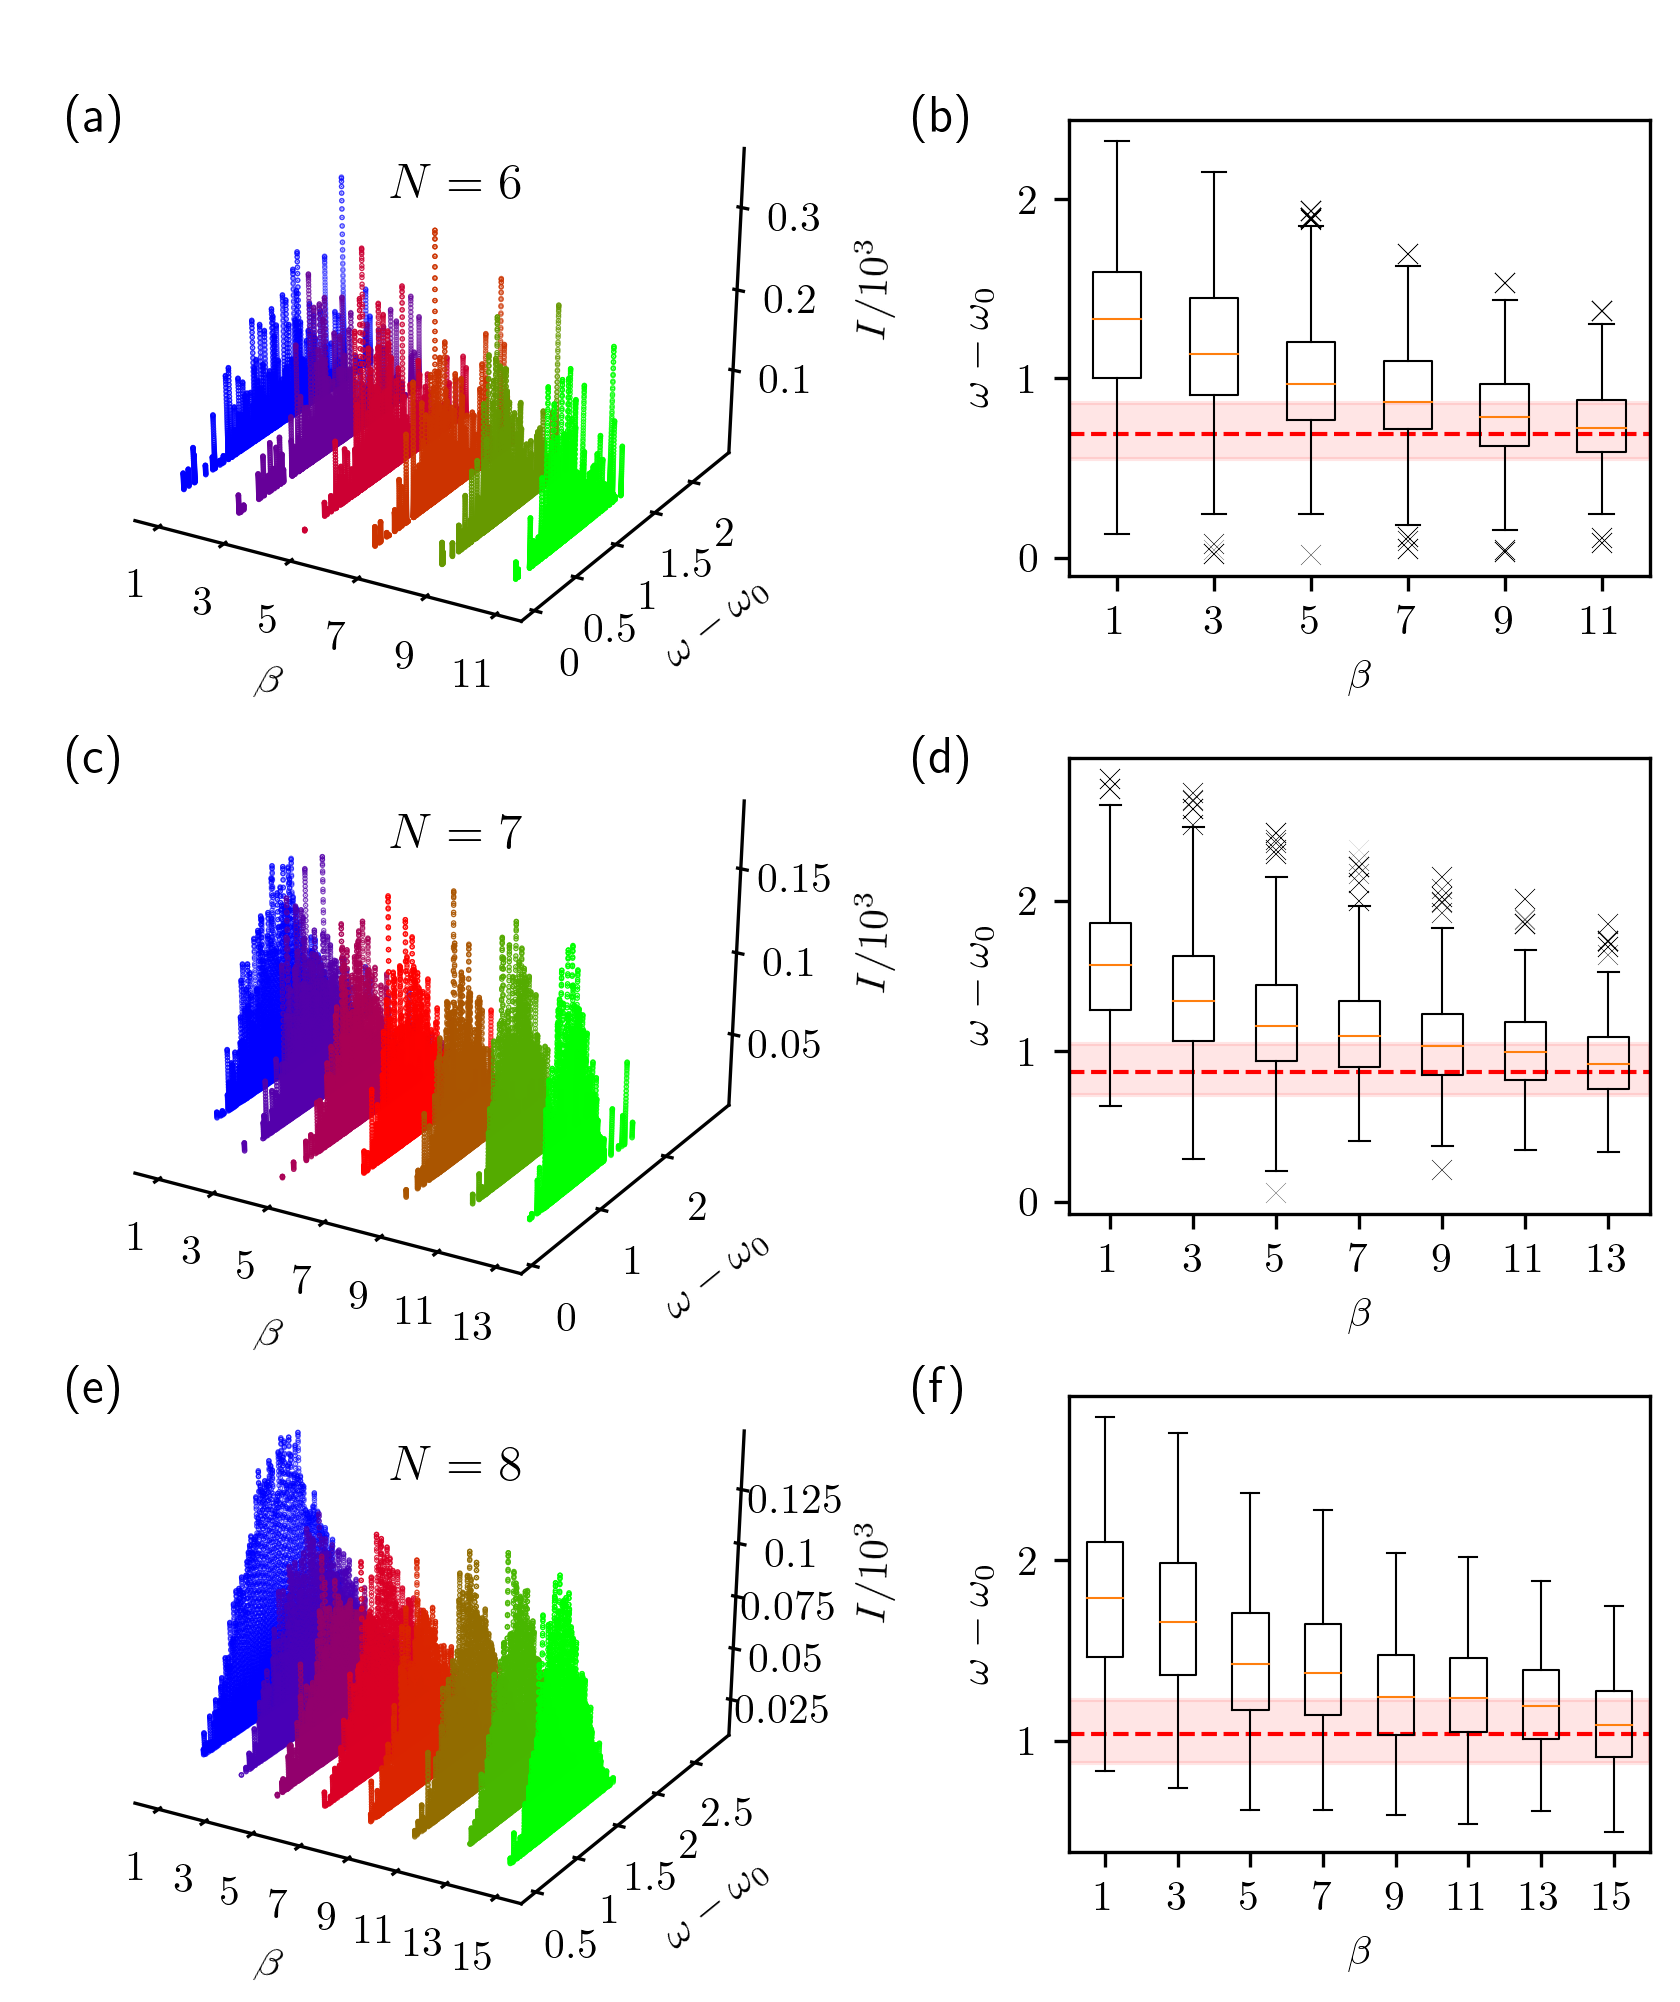

The script that saved this image:
import csv
import numpy as np
import matplotlib.pyplot as plt
import matplotlib.gridspec as gridspec
import matplotlib.ticker as ticker
from matplotlib.transforms import Bbox
from mpl_toolkits.mplot3d import Axes3D
from matplotlib.ticker import FormatStrFormatter

plt.rc('text', usetex=True)
plt.rc('text.latex', preamble=r'\usepackage{amsmath}')

vectors = "/home/bart/PycharmProjects/response_functions/vectors_2/"
stripped_files = "/home/bart/PycharmProjects/response_functions/FQHETorusSpectralResponse_2/stripped_files/"


def plot_3d_cpt_variable_full(axis, numb_qy, omega_min, omega_max):

    omega = []
    SR = []
    name_list = []
    lbl = []

    if axis == ax0:
        for i in range(2, 8+6, 2):
            name_list += [f"coulomb_0_plus_YukawaPlaneL0.1_trunc_{i}"]
    elif axis == ax2:
        for i in range(2, 10+6, 2):
            name_list += [f"coulomb_0_plus_YukawaPlaneL0.1_trunc_{i}"]
    elif axis == ax4:
        for i in range(2, 12+6, 2):
            name_list += [f"coulomb_0_plus_YukawaPlaneL0.1_trunc_{i}"]

    for i, name in enumerate(name_list):
        file = f"fermions_torus_spec_resp_kysym_{name}_n_{numb_qy/3:g}_2s_{numb_qy:g}_ratio_1.000000_qy_0" \
               f".omega_{omega_min:g}-{omega_max:g}_eps_0.0001.sr.cut"

        # get ground state energy (from dat file)
        energies = []
        dir_name = f"n_{numb_qy/3:g}/l0.1" if numb_qy == 18 else f"n_{numb_qy/3:g}_lambda_0.1"
        dat_file = f"fermions_torus_kysym_{name}_n_{numb_qy/3:g}_2s_{numb_qy:g}_ratio_1.000000.dat"
        with open(vectors + f'ypt/{dir_name}/' + dat_file, 'r') as csvfile:
            data = csv.reader(csvfile, delimiter=' ')
            for row in data:
                if row[0].isnumeric():
                    energies.append(float(row[1]))
            ground = min(energies)

        with open(stripped_files + file, 'r') as csvfile:
            data = csv.reader(csvfile, delimiter=' ')
            for row in data:
                omega.append(float(row[0])+10-ground)
                SR.append(float(row[1])/1000)
                lbl += [2*i+1]

    axis.scatter(lbl, omega, SR, s=0.1, c=lbl, cmap='brg')

    axis.set_xlabel('$\\beta$')
    axis.xaxis.set_major_formatter(FormatStrFormatter('$%g$'))
    if axis == ax0:
        axis.set_xticks(np.arange(1, 8+4, 2))
    elif axis == ax2:
        axis.set_xticks(np.arange(1, 10+4, 2))
    elif axis == ax4:
        axis.set_xticks(np.arange(1, 12+4, 2))
    axis.yaxis.set_major_formatter(FormatStrFormatter('$%g$'))
    axis.set_ylabel('$\\omega-\omega_0$')
    axis.zaxis.set_major_formatter(FormatStrFormatter('$%g$'))
    axis.set_zlabel('$I/10^3$')
    axis.set_facecolor((0, 0, 0, 0))
    if axis == ax0:  # N=6
        axis.set_position(Bbox.from_bounds(0, 0.64, 0.44, 0.28))
    elif axis == ax2:  # N=7
        axis.set_position(Bbox.from_bounds(0, 0.35, 0.44, 0.28))
    elif axis == ax4:  # N=8
        axis.set_position(Bbox.from_bounds(0, 0.07, 0.44, 0.28))
    axis.tick_params(axis='both', which='major', pad=0)
    axis.xaxis.labelpad = 0
    axis.yaxis.labelpad = 0
    axis.zaxis.labelpad = 0

    # Get rid of colored axes planes
    # First remove fill
    axis.xaxis.pane.fill = False
    axis.yaxis.pane.fill = False
    axis.zaxis.pane.fill = False

    # Now set color to white (or whatever is "invisible")
    axis.xaxis.pane.set_edgecolor('w')
    axis.yaxis.pane.set_edgecolor('w')
    axis.zaxis.pane.set_edgecolor('w')

    # Bonus: To get rid of the grid as well:
    axis.grid(False)


def plot_2d_cpt_variable_full_box(axis, numb_qy, omega_min, omega_max):

    name_list = []
    lbl = []
    data_to_plot = []

    for i in range(2, int(numb_qy/2)+6, 2):  # 40
        name_list += [f"coulomb_0_plus_YukawaPlaneL0.1_trunc_{i}"]
        lbl += [i-1]

    for i, name in enumerate(name_list):
        omega = []
        SR = []
        file = f"fermions_torus_spec_resp_kysym_{name}_n_{numb_qy/3:g}_2s_{numb_qy:g}_ratio_1.000000_qy_0" \
               f".omega_{omega_min:g}-{omega_max:g}_eps_0.0001.sr.cut"

        # get ground state energy (from dat file)
        energies = []
        dir_name = f"n_{numb_qy / 3:g}/l0.1" if numb_qy == 18 else f"n_{numb_qy / 3:g}_lambda_0.1"
        dat_file = f"fermions_torus_kysym_{name}_n_{numb_qy / 3:g}_2s_{numb_qy:g}_ratio_1.000000.dat"
        with open(vectors + f'ypt/{dir_name}/' + dat_file, 'r') as csvfile:
            data = csv.reader(csvfile, delimiter=' ')
            for row in data:
                if row[0].isnumeric():
                    energies.append(float(row[1]))
            ground = min(energies)

        with open(stripped_files + file, 'r') as csvfile:
            plots = csv.reader(csvfile, delimiter=' ')
            for row in plots:
                omega.append(float(row[0])+10-ground)
                SR.append(float(row[1]))
            data_to_plot += [omega]

    props = dict(markerfacecolor='b', marker='x', markersize=5, markeredgewidth=0.01)
    bp_dict = axis.boxplot(data_to_plot, positions=lbl, flierprops=props, whiskerprops={"linewidth": 0.5}, boxprops={"linewidth": 0.5}, capprops={"linewidth": 0.5}, medianprops={"linewidth": 0.5}, widths=1)

    print(bp_dict['medians'][0].get_ydata()[0])
    print([item.get_ydata() for item in bp_dict['medians']])

    axis.set_xlabel('$\\beta$')
    if axis == ax1:
        axis.set_xlim([0, 8+4])
    elif axis == ax3:
        axis.set_xlim([0, 10+4])
    elif axis == ax5:
        axis.set_xlim([0, 12+4])
    axis.set_ylabel('$\omega-\omega_0$')

    if axis == ax1:  # N=6
        axis.axhline(0.6871294212729, c='r', ls='--', zorder=-10, lw=1)
        axis.axhspan(0.5519419212778998, 0.8634669212659001, alpha=0.1, color='red')
    elif axis == ax3:  # N=7
        axis.axhline(0.8657296828534005, c='r', ls='--', zorder=-10, lw=1)
        axis.axhspan(0.7107321828593998, 1.0466871828474007, alpha=0.1, color='red')
    elif axis == ax5:  # N=8
        axis.axhline(1.0395240344364, c='r', ls='--', zorder=-10, lw=1)
        axis.axhspan(0.8753165344434004, 1.2261315344294004, alpha=0.1, color='red')

    axis.xaxis.set_major_formatter(ticker.FormatStrFormatter('$%g$'))
    axis.yaxis.set_major_formatter(ticker.FormatStrFormatter('$%g$'))


if __name__ == "__main__":

    fig = plt.figure(figsize=(6, 7.5))
    gs = gridspec.GridSpec(3, 2, hspace=0.4, wspace=0.4)

    ax0 = plt.subplot(gs[0], projection='3d')
    plot_3d_cpt_variable_full(ax0, 18, omega_min=-20, omega_max=0)
    ax1 = plt.subplot(gs[1])
    plot_2d_cpt_variable_full_box(ax1, 18, omega_min=-20, omega_max=0)
    ax2 = plt.subplot(gs[2], projection='3d')
    plot_3d_cpt_variable_full(ax2, 21, omega_min=-20, omega_max=0)
    ax3 = plt.subplot(gs[3])
    plot_2d_cpt_variable_full_box(ax3, 21, omega_min=-20, omega_max=0)
    ax4 = plt.subplot(gs[4], projection='3d')
    plot_3d_cpt_variable_full(ax4, 24, omega_min=-20, omega_max=0)
    ax5 = plt.subplot(gs[5])
    plot_2d_cpt_variable_full_box(ax5, 24, omega_min=-20, omega_max=0)

    fig.text(0.02, 0.875, "(a)", fontsize=12)
    fig.text(0.2, 0.845, "$N=6$", fontsize=12)
    fig.text(0.49, 0.875, "(b)", fontsize=12)

    fig.text(0.02, 0.59, "(c)", fontsize=12)
    fig.text(0.2, 0.556, "$N=7$", fontsize=12)
    fig.text(0.49, 0.59, "(d)", fontsize=12)

    fig.text(0.02, 0.31, "(e)", fontsize=12)
    fig.text(0.2, 0.275, "$N=8$", fontsize=12)
    fig.text(0.49, 0.31, "(f)", fontsize=12)

    plt.savefig("cpt_y1_n_6_7_8.png", bbox_inches='tight', dpi=300)
    plt.show()
